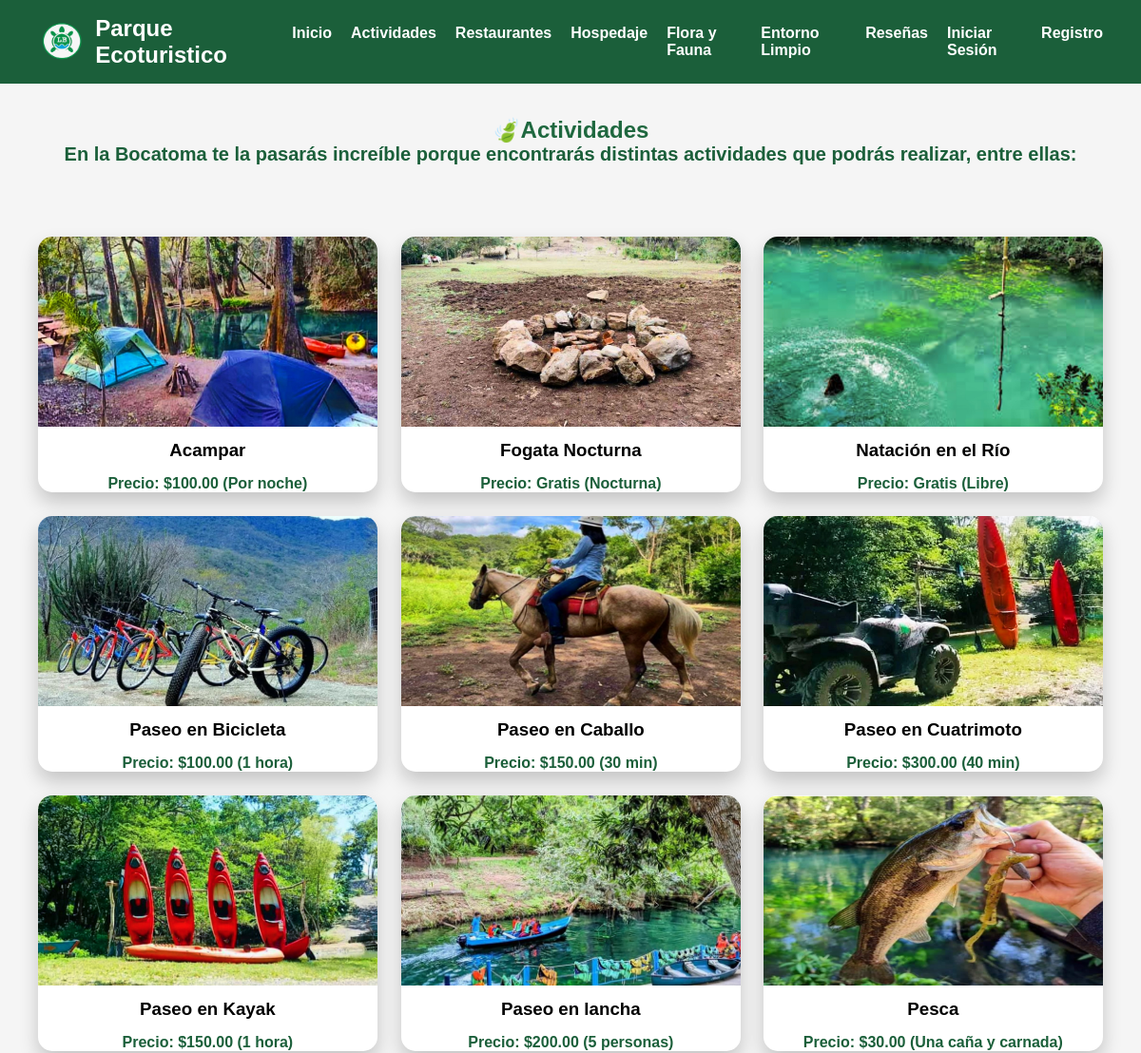
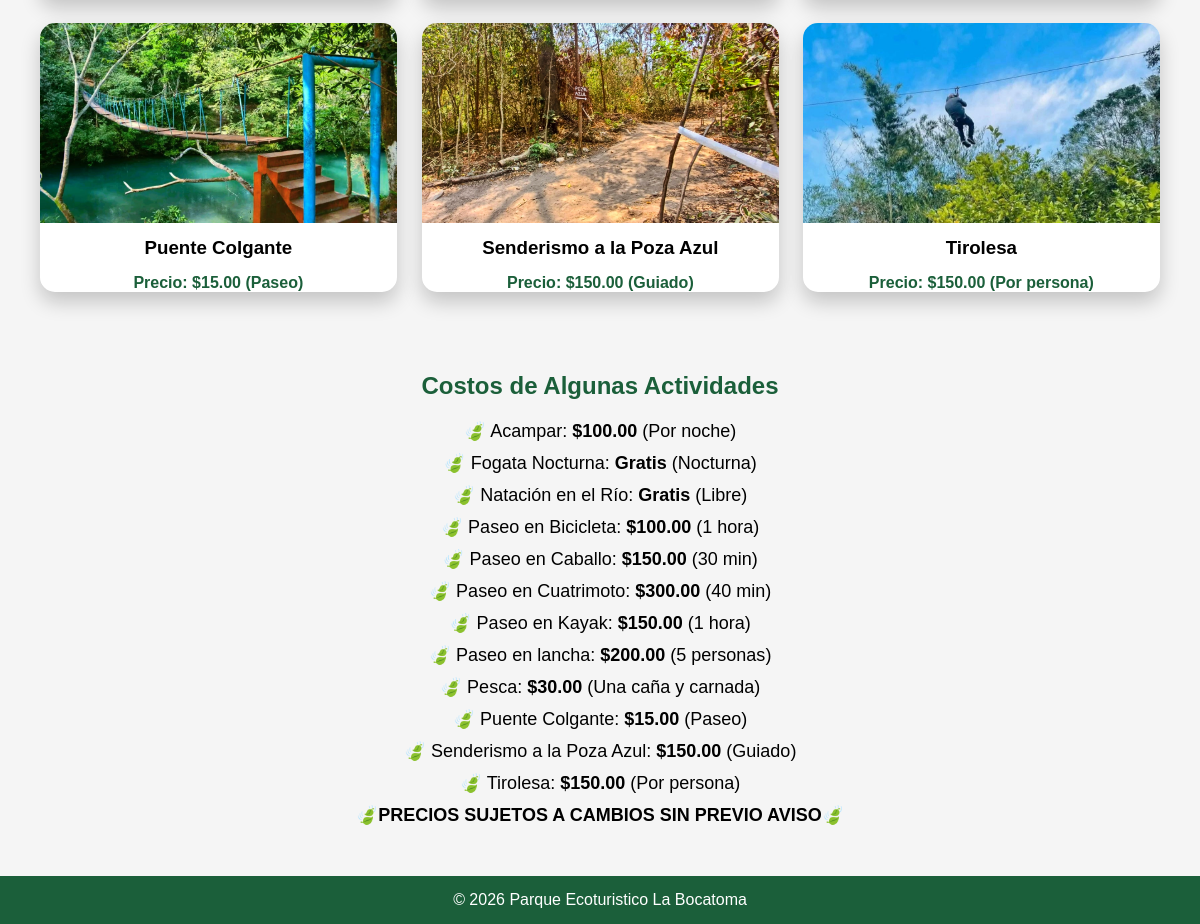
/bocatoma/actividades/, run on the app's committed database (2 pictures, top to bottom).
### bocatoma/models.py (models this page shows, shortened)
class Actividad(models.Model):
    nombre = models.CharField(max_length=150, verbose_name='Nombre de la actividad')
    descripcion = models.TextField(blank=True, verbose_name='Descripción de la actividad')
    precio = models.DecimalField(
        max_digits=8,
        decimal_places=2,
        default=0.00,
        verbose_name='Precio ($ MXN)'
    )
    duracion = models.CharField(
        max_length=80,
        blank=True,
        verbose_name='Duración estimada (ej. 40 min, 1 hora)'
    )
    disponible = models.BooleanField(
        default=True,
        verbose_name='¿Actividad disponible?'
    )
    foto = models.CharField(
        max_length=255,
        blank=True,
        verbose_name='Ruta de imagen o estático (ej. bocatoma/img/lancha33.jpg)'
    )
    @property
    def precio_texto(self):
        if self.precio == 0:
            return "Gratis"
        return f"${self.precio:.2f}"
    class Meta:
        ordering = ['nombre']
        verbose_name = 'Actividad'
        verbose_name_plural = 'Actividades'

### bocatoma/views.py (the view)
# urls.py: path('actividades/', views.actividades, name='actividades'),
def actividades(request):
    lista = Actividad.objects.filter(disponible=True)
    return render(request, 'bocatoma/actividades.html', {'actividades': lista})

### bocatoma/templates/bocatoma/actividades.html (shortened to what this page needs)
<!DOCTYPE html>
{% load static %}
<html lang="es">
<head>
  <link rel="stylesheet" href="{% static 'bocatoma/css/actividades.css' %}">
</head>
<body>
<nav class="navbar">
 <div class="logo-titulo">
    <img src="{% static 'bocatoma/img/logoo.png' %}" alt="Logo">
    <h1 id="titulo-menu">Parque Ecoturistico</h1>
  </div>
  <ul>
    <li><a href="{% url 'bocatoma:inicio' %}">Inicio</a></li>
    <li><a href="{% url 'bocatoma:actividades' %}">Actividades</a></li>
    <li><a href="{% url 'bocatoma:restaurantes' %}">Restaurantes</a></li>
    <li><a href="{% url 'bocatoma:cabanas' %}">Hospedaje</a></li>
    <li><a href="{% url 'bocatoma:naturaleza' %}">Flora y Fauna</a></li>
    <li><a href="{% url 'bocatoma:mi_entorno_limpio' %}">Entorno Limpio</a></li>
    <li><a href="{% url 'bocatoma:resenas' %}">Reseñas</a></li>
    {% if user.is_authenticated %}
      <li><a href="{% url 'bocatoma:mis_reservaciones' %}">Mis Reservaciones</a></li>
      <li><a href="{% url 'bocatoma:logout' %}">Salir ({{ user.username }})</a></li>
    {% else %}
      <li><a href="{% url 'bocatoma:login' %}">Iniciar Sesión</a></li>
      <li><a href="{% url 'bocatoma:registro' %}">Registro</a></li>
    {% endif %}
  </ul>
</nav>
<section class="intro">
  <h1>🍃Actividades</h1>
  <p class="Activi-p">
    En la Bocatoma te la pasarás increíble porque encontrarás distintas
    actividades que podrás realizar, entre ellas:
  </p>
</section>
<section class="galeria">
  {% for act in actividades %}
  <div class="card">
    {% if act.foto %}
      {% if 'http' in act.foto %}
        <img src="{{ act.foto }}" alt="{{ act.nombre }}">
      {% else %}
        <img src="{% static act.foto %}" alt="{{ act.nombre }}">
      {% endif %}
    {% else %}
      <img src="{% static 'bocatoma/img/multi_acti.jpg' %}" alt="{{ act.nombre }}">
    {% endif %}
    <h3>{{ act.nombre }}</h3>
    <p style="font-weight: bold; color: #1b5f3a; margin-top: 5px;">
      Precio: {{ act.precio_texto }}{% if act.duracion %} ({{ act.duracion }}){% endif %}
    </p>
  </div>
  {% empty %}
  <p style="text-align: center; grid-column: 1 / -1;">No hay actividades registradas por el momento.</p>
  {% endfor %}
</section>
<section class="costos">
  <h2>Costos de Algunas Actividades</h2>
  <ul>
    {% for act in actividades %}
      <li>🍃 {{ act.nombre }}: <strong>{{ act.precio_texto }}</strong>{% if act.duracion %} ({{ act.duracion }}){% endif %}</li>
    {% empty %}
      <li>No hay costos registrados por el momento.</li>
    {% endfor %}
    <li><strong>🍃PRECIOS SUJETOS A CAMBIOS SIN PREVIO AVISO🍃</strong></li>
  </ul>
</section>
<footer>
  <p>© 2026 Parque Ecoturistico La Bocatoma</p>
</footer>
</body>
</html>

### bocatoma/static/bocatoma/css/actividades.css (style rules this page uses)
* { margin: 0; padding: 0; box-sizing: border-box; font-family: Arial; }
body { background-color: #f5f5f5; }
.navbar { background-color: #1b5f3a; color: white; padding: 15px 40px; display: flex; justify-content: space-between; align-items: center; }
.navbar ul { list-style: none; display: flex; gap: 20px; }
.navbar a { color: white; text-decoration: none; font-weight: bold; }
.logo-titulo { display: flex; align-items: center; gap: 10px; }
.logo-titulo img { width: 55px; height: 58px; }
.intro { padding: 35px; text-align: center; }
.intro h1 { color: #1f683f; }
.galeria { display: grid; grid-template-columns: repeat(3, 1fr); gap: 25px; padding: 40px; }
.card { background: white; border-radius: 15px; overflow: hidden; box-shadow: 0 10px 20px rgba(0,0,0,0.2); text-align: center; transition: transform 0.1s ease, box-shadow 0.1s ease; transform-style: preserve-3d; will-change: transform; }
.card img { width: 100%; height: 200px; object-fit: cover; }
.card h3 { padding: 10px; }
.costos { padding: 40px; text-align: center; }
.costos h2 { color: #1b5f3a; margin-bottom: 20px; }
.costos ul { list-style: none; }
.costos li { margin: 10px 0; font-size: 18px; }
.Activi-p { color: #1b5f3a; font-size: 20px; font-weight: bold; }
footer { background-color: #1b5f3a; color: white; text-align: center; padding: 15px; }

### data on the page
Actividad: foto (picture), nombre "Acampar", precio_texto "$100.00", duracion "Por noche"
Actividad: foto (picture), nombre "Fogata Nocturna", precio_texto "Gratis", duracion "Nocturna"
Actividad: foto (picture), nombre "Natación en el Río", precio_texto "Gratis", duracion "Libre"
Actividad: foto (picture), nombre "Paseo en Bicicleta", precio_texto "$100.00", duracion "1 hora"
Actividad: foto (picture), nombre "Paseo en Caballo", precio_texto "$150.00", duracion "30 min"
Actividad: foto (picture), nombre "Paseo en Cuatrimoto", precio_texto "$300.00", duracion "40 min"
Actividad: foto (picture), nombre "Paseo en Kayak", precio_texto "$150.00", duracion "1 hora"
Actividad: foto (picture), nombre "Paseo en lancha", precio_texto "$200.00", duracion "5 personas"
Actividad: foto+nombre (picture), nombre "Pesca", precio_texto "$30.00", duracion "Una caña y carnada"
Actividad: foto (picture), nombre "Puente Colgante", precio_texto "$15.00", duracion "Paseo"
Actividad: foto (picture), nombre "Senderismo a la Poza Azul", precio_texto "$150.00", duracion "Guiado"
Actividad: foto (picture), nombre "Tirolesa", precio_texto "$150.00", duracion "Por persona"
